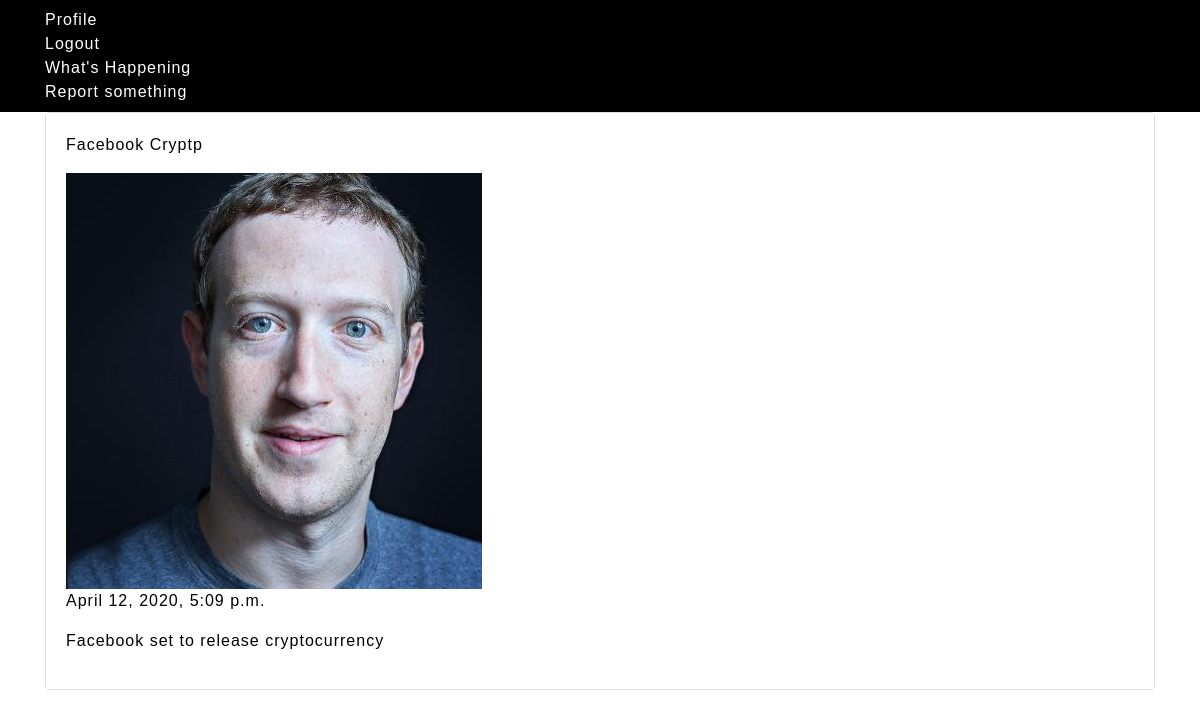
/cmworld/5/ (signed in), run on the app's committed database.
### worldwatch/models.py (models this page shows, shortened)
class Post(models.Model):
    image = models.ImageField(default="default.jpg", upload_to="pictures")
    title = models.CharField(max_length=70)
    message = models.TextField(max_length=200)
    post_date = models.DateTimeField(auto_now_add=True)
    masterpost = models.ForeignKey(User, on_delete=models.CASCADE, null=True)

### worldwatch/views.py (the view)
# urls.py: url(r'^cmworld/(?P<pk>\d+)/$', PostDetailView.as_view(), name='post-detail'),
class PostDetailView(LoginRequiredMixin,DetailView):
    model = Post
    template_name = "main/detail.html"

### templates/main/detail.html (shortened to what this page needs)
 {%extends "main/base.html"%}
 {%block content%}
 <div class="container">
     <div class="card">
         <div class="card-body" style="background-color: white;">
             <p style="color:black;">{{object.title}}</p>
             <img src="{{object.image.url}}">
             <p style="color:black;">{{object.post_date}}</p>
             <p style="color: black;">{{ object.message }}</p>
         </div>
     </div>
 </div>
 {%endblock%}

### static/styles.css (style rules this page uses)
body { margin: 0; padding: 0; font-family: sans-serif; letter-spacing: 1px; }

### data on the page
Post: title "Facebook Cryptp", image (picture), post_date "April 12, 2020, 5:09 p.m.", message "Facebook set to release cryptocurrency"
